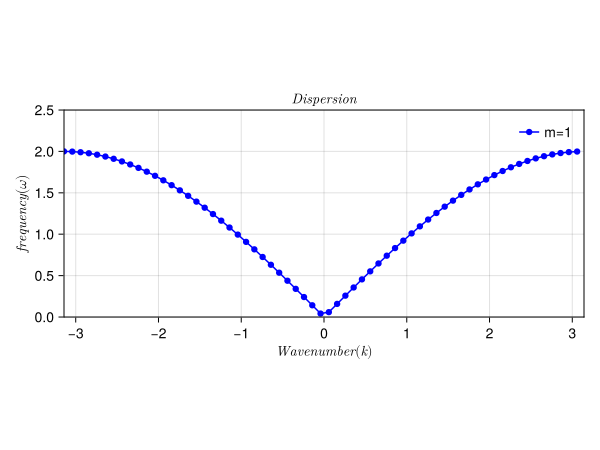

Julia code for this plot:
using CairoMakie

fig=Figure()

ax=Axis(fig[1, 1], limits=(-pi, pi, 0, 2.5) , xticks = [-3,-2,-1,0,1,2,3], 
xlabel= L"Wavenumber(k)", ylabel= L"frequency (\omega)", title= L"Dispersion", aspect=DataAspect())

dt = -pi:0.1:pi
f(x)=sqrt(2-2cos(x))

scatterlines!(ax, dt, f, label = "m=1", color= "blue")

axislegend(ax, framevisible = false, position=:rt)
text!(L"\omega(k) = \sqrt(2-2cos(k))", position=(-1, 3.5))

save("dispersionrelation.svg",fig)

fig
